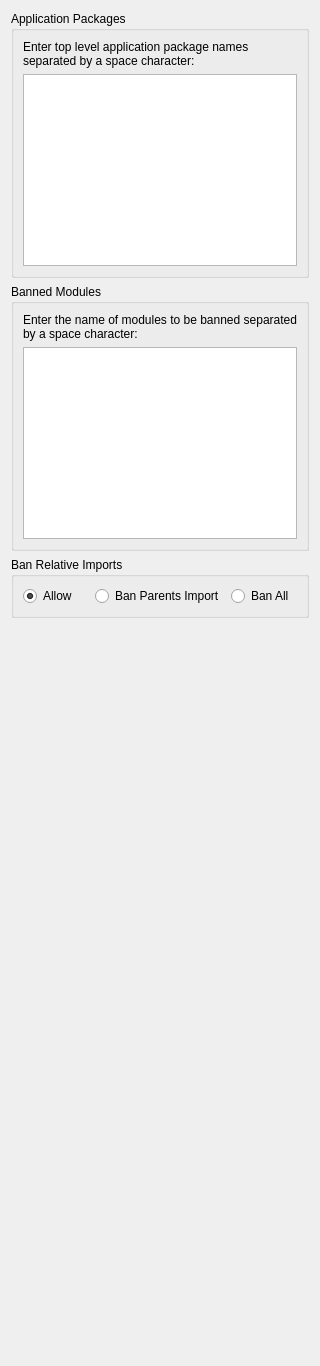
         <widget class="QWidget" name="importOptionsTab">
          <attribute name="title">
           <string>Imports</string>
          </attribute>
          <layout class="QVBoxLayout" name="verticalLayout_16">
           <item>
            <widget class="QGroupBox" name="groupBox_15">
             <property name="title">
              <string>Application Packages</string>
             </property>
             <layout class="QVBoxLayout" name="verticalLayout_14">
              <item>
               <widget class="QLabel" name="label_35">
                <property name="text">
                 <string>Enter top level application package names separated by a space character:</string>
                </property>
                <property name="wordWrap">
                 <bool>true</bool>
                </property>
               </widget>
              </item>
              <item>
               <widget class="QPlainTextEdit" name="appPackagesEdit">
                <property name="tabChangesFocus">
                 <bool>true</bool>
                </property>
               </widget>
              </item>
             </layout>
            </widget>
           </item>
           <item>
            <widget class="QGroupBox" name="groupBox_16">
             <property name="title">
              <string>Banned Modules</string>
             </property>
             <layout class="QVBoxLayout" name="verticalLayout_15">
              <item>
               <widget class="QLabel" name="label_36">
                <property name="text">
                 <string>Enter the name of modules to be banned separated by a space character:</string>
                </property>
                <property name="wordWrap">
                 <bool>true</bool>
                </property>
               </widget>
              </item>
              <item>
               <widget class="QPlainTextEdit" name="bannedModulesEdit">
                <property name="tabChangesFocus">
                 <bool>true</bool>
                </property>
               </widget>
              </item>
             </layout>
            </widget>
           </item>
           <item>
            <widget class="QGroupBox" name="groupBox_17">
             <property name="title">
              <string>Ban Relative Imports</string>
             </property>
             <layout class="QHBoxLayout" name="horizontalLayout_12">
              <item>
               <widget class="QRadioButton" name="allowAllButton">
                <property name="toolTip">
                 <string>Select to allow relative imports</string>
                </property>
                <property name="text">
                 <string>Allow</string>
                </property>
                <property name="checked">
                 <bool>true</bool>
                </property>
               </widget>
              </item>
              <item>
               <widget class="QRadioButton" name="banParentsButton">
                <property name="toolTip">
                 <string>Select to ban relative imports of parents</string>
                </property>
                <property name="text">
                 <string>Ban Parents Import</string>
                </property>
               </widget>
              </item>
              <item>
               <widget class="QRadioButton" name="banAllButton">
                <property name="toolTip">
                 <string>Select to ban all relative imports</string>
                </property>
                <property name="text">
                 <string>Ban All</string>
                </property>
               </widget>
              </item>
             </layout>
            </widget>
           </item>
           <item>
            <spacer name="verticalSpacer_7">
             <property name="orientation">
              <enum>Qt::Orientation::Vertical</enum>
             </property>
             <property name="sizeHint" stdset="0">
              <size>
               <width>20</width>
               <height>737</height>
              </size>
             </property>
            </spacer>
           </item>
          </layout>
         </widget>
